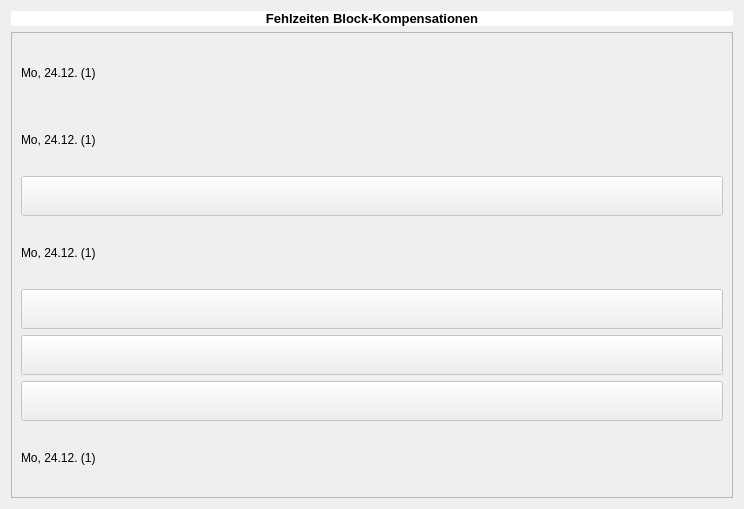
<?xml version="1.0" encoding="UTF-8"?>
<ui version="4.0">
 <class>Tutmodgui</class>
 <widget class="QWidget" name="Tutmodgui">
  <property name="windowModality">
   <enum>Qt::ApplicationModal</enum>
  </property>
  <property name="geometry">
   <rect>
    <x>0</x>
    <y>0</y>
    <width>744</width>
    <height>509</height>
   </rect>
  </property>
  <property name="windowTitle">
   <string>Tutorenmodus</string>
  </property>
  <property name="windowIcon">
   <iconset>
    <normaloff>kursbuch.ico</normaloff>kursbuch.ico</iconset>
  </property>
  <layout class="QGridLayout" name="gridLayout_2">
   <item row="0" column="0">
    <widget class="QLabel" name="label_2">
     <property name="maximumSize">
      <size>
       <width>16777215</width>
       <height>31</height>
      </size>
     </property>
     <property name="font">
      <font>
       <pointsize>10</pointsize>
       <weight>75</weight>
       <bold>true</bold>
      </font>
     </property>
     <property name="styleSheet">
      <string notr="true">background-color: rgb(255, 255, 255);</string>
     </property>
     <property name="text">
      <string>Fehlzeiten Block-Kompensationen</string>
     </property>
     <property name="alignment">
      <set>Qt::AlignCenter</set>
     </property>
    </widget>
   </item>
   <item row="1" column="0">
    <widget class="QScrollArea" name="scrollArea">
     <property name="widgetResizable">
      <bool>true</bool>
     </property>
     <widget class="QWidget" name="scrollAreaWidgetContents">
      <property name="geometry">
       <rect>
        <x>0</x>
        <y>0</y>
        <width>720</width>
        <height>457</height>
       </rect>
      </property>
      <layout class="QGridLayout" name="gridLayout">
       <item row="7" column="0">
        <widget class="QPushButton" name="button1_6">
         <property name="enabled">
          <bool>false</bool>
         </property>
         <property name="minimumSize">
          <size>
           <width>40</width>
           <height>40</height>
          </size>
         </property>
         <property name="text">
          <string/>
         </property>
        </widget>
       </item>
       <item row="2" column="0">
        <widget class="QLabel" name="label_37">
         <property name="text">
          <string>Mo, 24.12. (1)</string>
         </property>
         <property name="alignment">
          <set>Qt::AlignLeading|Qt::AlignLeft|Qt::AlignVCenter</set>
         </property>
        </widget>
       </item>
       <item row="6" column="0">
        <widget class="QPushButton" name="button1_2">
         <property name="enabled">
          <bool>false</bool>
         </property>
         <property name="minimumSize">
          <size>
           <width>40</width>
           <height>40</height>
          </size>
         </property>
         <property name="text">
          <string/>
         </property>
        </widget>
       </item>
       <item row="5" column="0">
        <widget class="QPushButton" name="button1_1">
         <property name="enabled">
          <bool>false</bool>
         </property>
         <property name="minimumSize">
          <size>
           <width>40</width>
           <height>40</height>
          </size>
         </property>
         <property name="text">
          <string/>
         </property>
        </widget>
       </item>
       <item row="8" column="0">
        <widget class="QLabel" name="label_33">
         <property name="text">
          <string>Mo, 24.12. (1)</string>
         </property>
         <property name="alignment">
          <set>Qt::AlignLeading|Qt::AlignLeft|Qt::AlignVCenter</set>
         </property>
        </widget>
       </item>
       <item row="3" column="0">
        <widget class="QPushButton" name="button1_7">
         <property name="enabled">
          <bool>false</bool>
         </property>
         <property name="minimumSize">
          <size>
           <width>40</width>
           <height>40</height>
          </size>
         </property>
         <property name="text">
          <string/>
         </property>
        </widget>
       </item>
       <item row="4" column="0">
        <widget class="QLabel" name="label_38">
         <property name="text">
          <string>Mo, 24.12. (1)</string>
         </property>
         <property name="alignment">
          <set>Qt::AlignLeading|Qt::AlignLeft|Qt::AlignVCenter</set>
         </property>
        </widget>
       </item>
       <item row="1" column="0">
        <widget class="QLabel" name="label_32">
         <property name="text">
          <string>Mo, 24.12. (1)</string>
         </property>
         <property name="alignment">
          <set>Qt::AlignLeading|Qt::AlignLeft|Qt::AlignVCenter</set>
         </property>
        </widget>
       </item>
      </layout>
     </widget>
    </widget>
   </item>
  </layout>
 </widget>
 <resources/>
 <connections/>
</ui>
